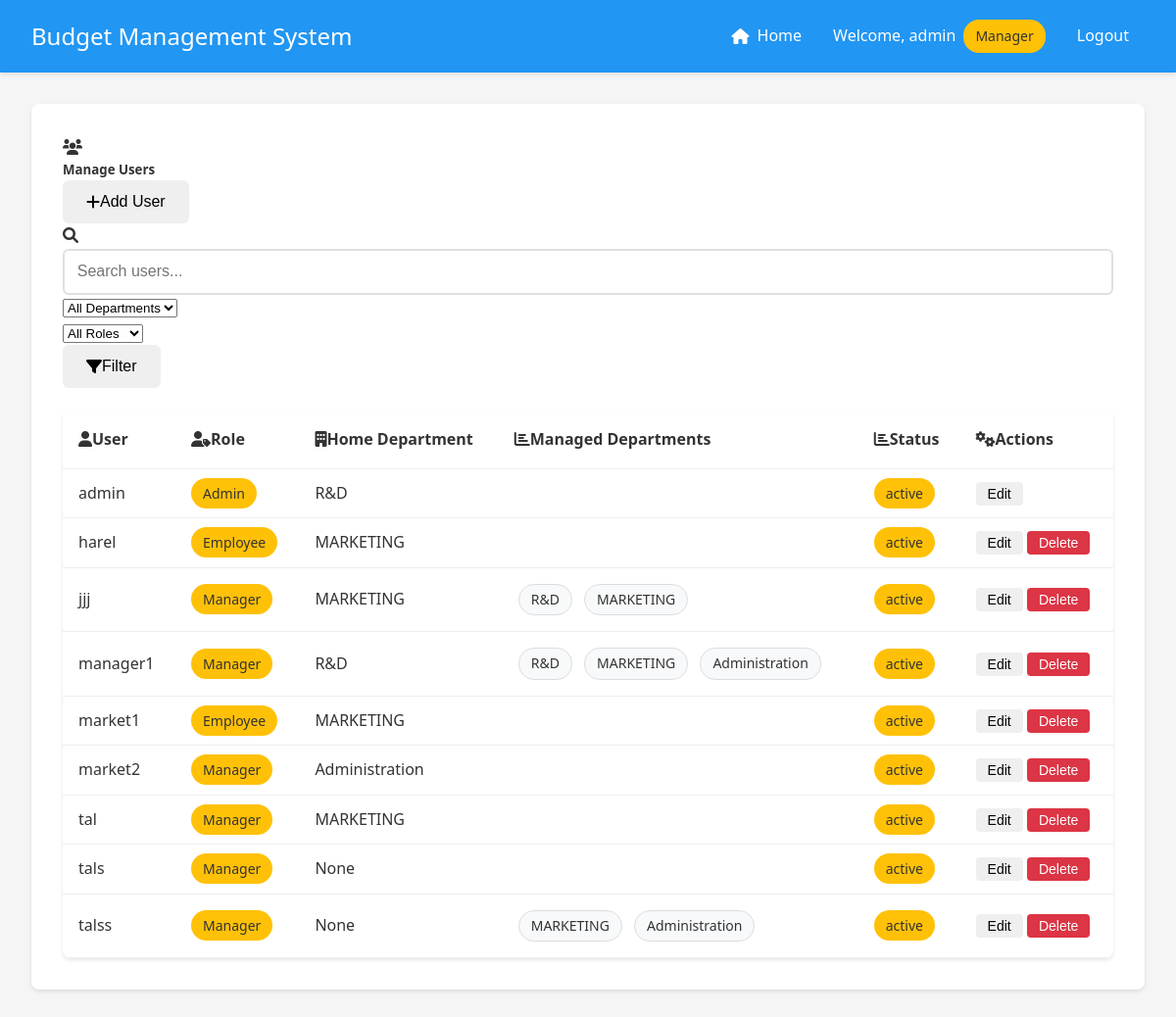
Before: /admin/users (signed in) with the older database file.
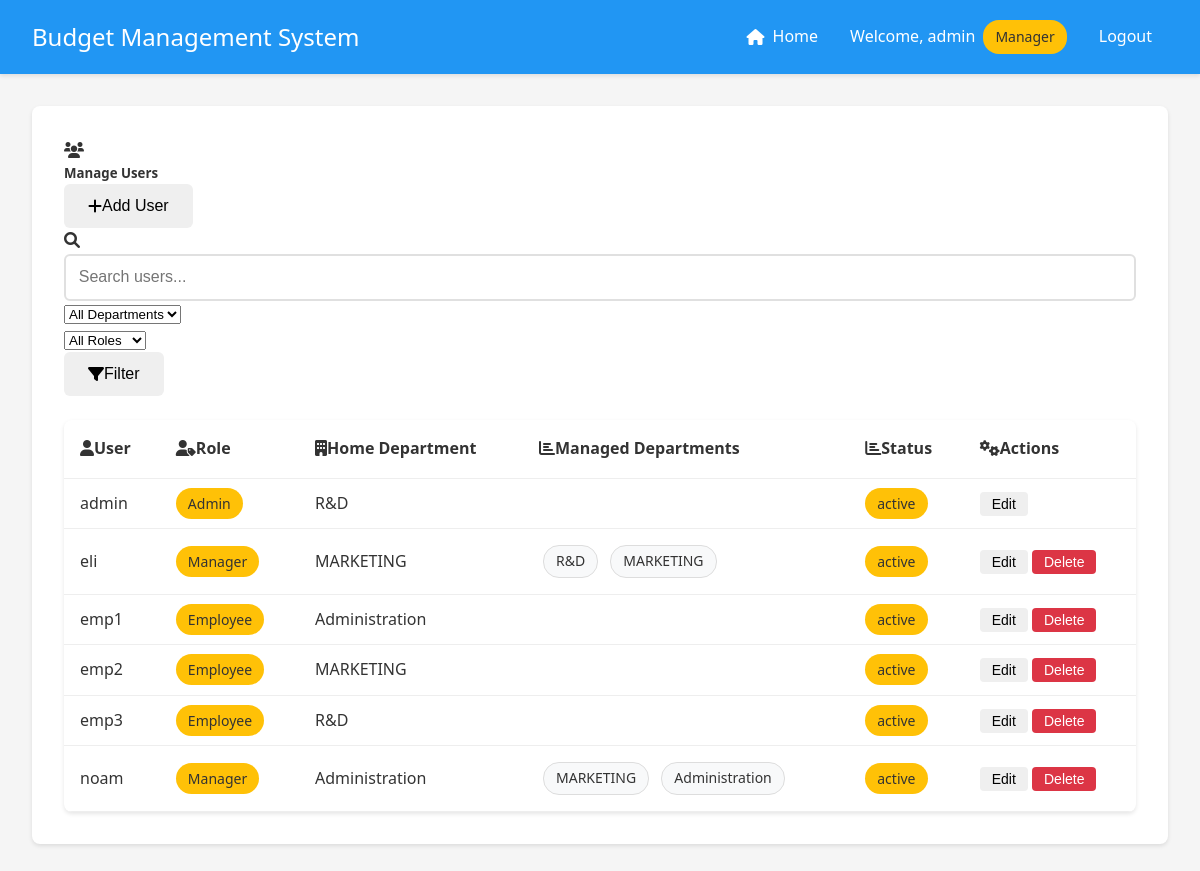
After: the same page with the newer database file.
### app.py (models this page shows, shortened)
class User(UserMixin, db.Model):
    __tablename__ = 'user'
    id = db.Column(db.Integer, primary_key=True)
    username = db.Column(db.String(80), unique=True, nullable=False)
    password = db.Column(db.String(120), nullable=False)
    is_manager = db.Column(db.Boolean, default=False)
    is_admin = db.Column(db.Boolean, default=False)
    status = db.Column(db.String(20), default='active')  # active, inactive, pending
    department_id = db.Column(db.Integer, db.ForeignKey('department.id'))
    home_department = db.relationship('Department',
                                    foreign_keys=[department_id],
                                    back_populates='employees')
    managed_departments = db.relationship('Department',
                                       secondary=manager_departments,
                                       backref=db.backref('department_managers', lazy='dynamic'))
    submitted_expenses = db.relationship('Expense',
                                       primaryjoin='User.id==Expense.user_id',
                                       backref='submitter',
                                       lazy=True)
    handled_expenses = db.relationship('Expense',
                                     primaryjoin='User.id==Expense.manager_id',
                                     backref='handler',
                                     lazy=True)

class Department(db.Model):
    __tablename__ = 'department'
    id = db.Column(db.Integer, primary_key=True)
    name = db.Column(db.String(100), nullable=False)
    budget = db.Column(db.Float, default=0.0)
    employees = db.relationship('User', foreign_keys='User.department_id', back_populates='home_department')
    categories = db.relationship('Category', backref='department', lazy=True)

### app.py (the view)
@app.route('/admin/users')
@login_required
def manage_users():
    if not current_user.is_admin:
        flash('Access denied. Admin privileges required.', 'danger')
        return redirect(url_for('index'))
    search = request.args.get('search', '').strip()
    department_filter = request.args.get('department', 'all')
    role_filter = request.args.get('role', 'all')
    query = User.query
    if search:
        search_pattern = f"%{search}%"
        query = query.filter(User.username.like(search_pattern))
    if department_filter != 'all':
        query = query.filter(User.department_id == department_filter)
    if role_filter == 'admin':
        query = query.filter(User.is_admin == True)
    elif role_filter == 'manager':
        query = query.filter(User.is_manager == True)
    elif role_filter == 'employee':
        query = query.filter(User.is_admin == False, User.is_manager == False)
    users = query.order_by(User.username).all()
    departments = Department.query.order_by(Department.name).all()
    return render_template('manage_users.html',
                         users=users,
                         departments=departments,
                         search=search,
                         department_filter=department_filter,
                         role_filter=role_filter)

### app.py (called while the page is built)
@login_manager.user_loader
def load_user(user_id):
    return User.query.get(int(user_id))

### templates/manage_users.html (shortened to what this page needs)
{% extends "base.html" %}
{% block content %}
<div class="container-fluid">
    <div class="row">
        <div class="col-12">
            <div class="card shadow-sm">
                <div class="card-header bg-primary text-white">
                    <div class="d-flex justify-content-between align-items-center mb-2">
                        <div>
                            <i class="fas fa-users me-2"></i>
                            <h5 class="d-inline mb-0">Manage Users</h5>
                        </div>
                        <button class="btn btn-light" onclick="toggleAddUserRow()">
                            <i class="fas fa-plus me-1"></i>Add User
                        </button>
                    </div>
                    <form method="GET" action="{{ url_for('manage_users') }}" class="mt-2">
                        <div class="row g-2">
                            <div class="col-md-5">
                                <div class="input-group">
                                    <span class="input-group-text bg-white">
                                        <i class="fas fa-search"></i>
                                    </span>
                                    <input type="text" class="form-control" name="search"
                                           placeholder="Search users..." value="{{ search }}">
                                </div>
                            </div>
                            <div class="col-md-3">
                                <select class="form-select" name="department">
                                    <option value="all" {% if department_filter == 'all' %}selected{% endif %}>All Departments</option>
                                </select>
                            </div>
                            <div class="col-md-2">
                                <select class="form-select" name="role">
                                    <option value="all" {% if role_filter == 'all' %}selected{% endif %}>All Roles</option>
                                </select>
                            </div>
                            <div class="col-md-2">
                                <button type="submit" class="btn btn-light w-100">
                                    <i class="fas fa-filter me-1"></i>Filter
                                </button>
                            </div>
                        </div>
                    </form>
                </div>
                <div class="card-body">
                    <div class="table-responsive">
                        <table class="table table-hover align-middle">
                            <thead class="table-light">
                                <tr>
                                    <th scope="col"><i class="fas fa-user me-2"></i>User</th>
                                    <th scope="col"><i class="fas fa-user-tag me-2"></i>Role</th>
                                    <th scope="col"><i class="fas fa-building me-2"></i>Home Department</th>
                                    <th scope="col"><i class="fas fa-chart-bar me-2"></i>Managed Departments</th>
                                    <th scope="col"><i class="fas fa-chart-bar me-2"></i>Status</th>
                                    <th scope="col" class="text-end"><i class="fas fa-cogs me-2"></i>Actions</th>
                                </tr>
                            </thead>
                            <tbody>
                                {% for user in users %}
                                <tr data-user-id="{{ user.id }}" class="view-row">
                                    <td>{{ user.username }}</td>
                                    <td>
                                        {% if user.is_admin %}
                                        <span class="badge bg-danger">Admin</span>
                                        {% elif user.is_manager %}
                                        <span class="badge bg-warning">Manager</span>
                                        {% else %}
                                        <span class="badge bg-info">Employee</span>
                                        {% endif %}
                                    </td>
                                    <td>{{ user.home_department.name if user.home_department else 'None' }}</td>
                                    <td>
                                        {% if user.is_manager %}
                                        <ul class="managed-departments-list">
                                            {% for dept in user.managed_departments %}
                                            <li>{{ dept.name }}</li>
                                            {% endfor %}
                                        </ul>
                                        {% endif %}
                                    </td>
                                    <td>
                                        <span class="badge bg-{{ 'success' if user.status == 'active' else 'secondary' }}">
                                            {{ user.status }}
                                        </span>
                                    </td>
                                    <td>
                                        <button onclick="startEdit({{ user.id }})" class="button small">Edit</button>
                                        {% if user.id != current_user.id %}
                                        <button onclick="deleteUser({{ user.id }})" class="button small danger">Delete</button>
                                        {% endif %}
                                    </td>
                                </tr>
                                {% endfor %}
                            </tbody>
                        </table>
                    </div>
                </div>
            </div>
        </div>
    </div>
</div>
{% endblock %}

### templates/base.html (shortened to what this page needs)
<!DOCTYPE html>
<html lang="en">
<head>
    <link rel="stylesheet" href="{{ url_for('static', filename='style.css') }}">
    <link href="https://cdnjs.cloudflare.com/ajax/libs/font-awesome/6.0.0/css/all.min.css" rel="stylesheet">
</head>
<body>
    <nav class="navbar">
        <div class="nav-brand">Budget Management System</div>
        <div class="nav-items">
            {% if current_user.is_authenticated %}
                {% if current_user.username == 'admin' %}
                    <a href="{{ url_for('index') }}" class="nav-link">
                        <i class="fas fa-home"></i> Home
                    </a>
                {% endif %}
                <span class="user-info">
                    Welcome, {{ current_user.username }}
                    {% if current_user.is_manager %}
                        <span class="badge">Manager</span>
                    {% endif %}
                </span>
                <a href="{{ url_for('logout') }}" class="nav-link">Logout</a>
            {% else %}
                <a href="{{ url_for('login') }}" class="nav-link">Login</a>
            {% endif %}
        </div>
    </nav>
    <div class="content">
        {% block content %}{% endblock %}
    </div>
</body>
</html>

### static/style.css (style rules this page uses)
:root { --primary-color: #2196F3; --secondary-color: #FFC107; --success-color: #4CAF50; --danger-color: #f44336; --text-color: #333; --bg-color: #f5f5f5; --card-bg: #ffffff; --background-light: #f8f9fa; }
* { margin: 0; padding: 0; box-sizing: border-box; transition: all 0.3s ease; }
body { font-family: 'Segoe UI', Roboto, Arial, sans-serif; background-color: var(--bg-color); color: var(--text-color); line-height: 1.6; }
.card { background-color: var(--card-bg); border-radius: 8px; box-shadow: 0 2px 4px rgba(0,0,0,0.1); padding: 2rem; margin-bottom: 2rem; }
input[type="text"], input[type="password"], input[type="number"], textarea { width: 100%; padding: 0.8rem; border: 2px solid #e0e0e0; border-radius: 6px; font-size: 1rem; transition: border-color 0.3s ease; }
.button, button { display: inline-flex; align-items: center; justify-content: center; padding: 0.8rem 1.5rem; border: none; border-radius: 6px; font-size: 1rem; font-weight: 500; cursor: pointer; text-decoration: none; transition: transform 0.2s ease, box-shadow 0.2s ease; }
table { width: 100%; border-collapse: separate; border-spacing: 0; margin-top: 1.5rem; background-color: var(--card-bg); border-radius: 8px; overflow: hidden; box-shadow: 0 2px 4px rgba(0,0,0,0.1); }
th, td { padding: 1rem; text-align: left; border-bottom: 1px solid #e0e0e0; }
th { background-color: #f8f9fa; font-weight: 600; color: var(--text-color); }
.button.small { padding: 0.4rem 0.8rem; font-size: 0.875rem; }
.navbar { background-color: var(--primary-color); padding: 1rem 2rem; color: white; display: flex; justify-content: space-between; align-items: center; box-shadow: 0 2px 4px rgba(0,0,0,0.1); }
.nav-brand { font-size: 1.5rem; font-weight: 500; }
.nav-items { display: flex; align-items: center; gap: 1rem; }
.user-info { display: flex; align-items: center; gap: 0.5rem; }
.badge { background-color: var(--secondary-color); color: var(--text-color); padding: 0.25rem 0.5rem; border-radius: 4px; font-size: 0.8rem; font-weight: 500; }
.nav-link { color: white; text-decoration: none; padding: 0.5rem 1rem; border-radius: 4px; transition: background-color 0.3s; display: flex; align-items: center; gap: 0.5rem; }
.nav-link i { font-size: 1rem; }
.content { padding: 2rem; }
.button.small { font-size: 0.875rem; padding: 0.25rem 0.75rem; border-radius: 4px; }
.button.danger.small { background-color: #dc3545; color: white; border: none; cursor: pointer; transition: background-color 0.2s ease; }
.managed-departments-list { list-style: none; padding: 0; margin: 0; }
.managed-departments-list li { display: inline-block; background-color: var(--background-light); padding: 0.25rem 0.75rem; border-radius: 1rem; font-size: 0.875rem; color: var(--text-color); border: 1px solid #ddd; margin: 0.25rem; }
.button.small { padding: 0.25rem 0.75rem; font-size: 0.875rem; }

### templates/manage_users.html (style rules this page uses)
.card { border: none; transition: transform 0.2s ease, box-shadow 0.2s ease; }
.table th { font-weight: 600; }
.badge { font-size: 0.875rem; font-weight: 500; padding: 6px 12px; border-radius: 16px; }
.table td { padding: 12px 16px; vertical-align: middle; }
.table > :not(caption) > * > * { background: none; box-shadow: none; border-bottom-color: #eee; }
.managed-departments-list { list-style: none; padding: 0; margin: 0; }
.managed-departments-list li { margin-bottom: 4px; }

Changed rows visible on the page:
removed User: username "harel", is_admin "Employee", home_department "MARKETING", status "active"
removed User: username "jjj", is_admin "Manager", home_department "MARKETING", status "active", Department (name "R&D"), Department (name "MARKETING")
removed User: username "tal", is_admin "Manager", home_department "MARKETING", status "active"
removed User: username "tals", is_admin "Manager", home_department "None", status "active"
removed User: username "talss", is_admin "Manager", home_department "None", status "active", Department (name "MARKETING"), Department (name "Administration")
added User: username "eli", is_admin "Manager", home_department "MARKETING", status "active", Department (name "R&D"), Department (name "MARKETING")
added User: username "emp1", is_admin "Employee", home_department "Administration", status "active"
changed User: username "market1" → "emp2"
changed User: username "market2" → "emp3"; home_department "Administration" → "R&D"; is_manager "Manager" → "Employee"
changed User: username "manager1" → "noam"; home_department "R&D" → "Administration"; loses Department (name "R&D"); moves down the list
